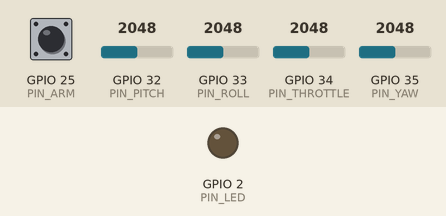
Simulated run of this sketch. Board: ESP32. Shown: output pins drawn as LEDs (lit = HIGH). The inputs (shaded band) are chosen by the test bench; at power-on: GPIO 25 (PIN_ARM) HIGH, GPIO 32 (PIN_PITCH) = 2048, GPIO 33 (PIN_ROLL) = 2048, GPIO 35 (PIN_YAW) = 2048, GPIO 34 (PIN_THROTTLE) = 2048 (analog values on the 0–4095 scale). What the sketch prints to the serial monitor is not drawn.

Above: at 1.7 s.
1.8 s: GPIO 25 (PIN_ARM) pulled LOW for 0.15 s
At 1.88 s:
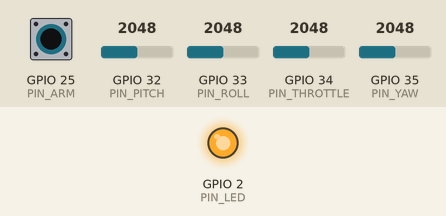
3.4 s: GPIO 32 (PIN_PITCH) set to 2161
5.5 s: GPIO 33 (PIN_ROLL) set to 2161
7.5 s: GPIO 35 (PIN_YAW) set to 2149
Timing chart, 0 to 10.5 s (numbered marks = the images above; inputs shaded):
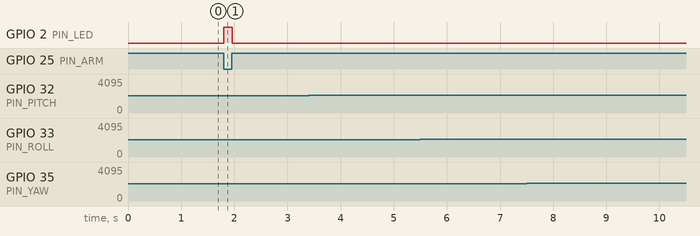

Measured:
- after the input at 1.8 s, GPIO 2 (PIN_LED): LOW → HIGH at once, → LOW 0.16 s later
- after the input at 3.4 s, every drawn part: stays the same
- after the input at 5.5 s, every drawn part: stays the same
- after the input at 7.5 s, every drawn part: stays the same

The sketch:

Transmitter.ino
```cpp
// ESP32 ESP-NOW transmitter for the drone.
// Two analog joysticks (Mode 2) + an arm switch.
//
//   Left stick:  Y = throttle, X = yaw
//   Right stick: Y = pitch,    X = roll
//   Arm switch:  GPIO -> GND when ON (internal pull-up)
//
// Sticks must be CENTRED (roll/pitch/yaw) at power-on: centres are calibrated then.
// Spring-centred joysticks make throttle awkward (it rests at half). A throttle
// stick with the centring spring removed, or a slide pot, is much better.

#include <WiFi.h>
#include <esp_now.h>
#include <esp_wifi.h>

// ---- must match Drone/src/config.h + radio.h ----
#define RADIO_WIFI_CHANNEL 1
#define RADIO_MAGIC        0xD5A1
struct __attribute__((packed)) RcPacket {
  uint16_t magic;
  uint16_t seq;
  int16_t  throttle;  // 0..1000
  int16_t  roll;      // -500..500
  int16_t  pitch;     // -500..500, + = stick forward
  int16_t  yaw;       // -500..500
  uint8_t  flags;     // bit0 = arm
};
#define RC_FLAG_ARM 0x01

// ---- pins (ADC1 only! ADC2 does not work with Wi-Fi) ----
#define PIN_THROTTLE 34
#define PIN_YAW      35
#define PIN_PITCH    32
#define PIN_ROLL     33
#define PIN_ARM      25
#define PIN_LED      2

// Flip any axis that moves the wrong way.
#define INVERT_THROTTLE false
#define INVERT_YAW      false
#define INVERT_PITCH    false
#define INVERT_ROLL     false

// Throttle raw ADC range — print raw values ('r' on serial) and adjust.
#define THR_RAW_MIN 200
#define THR_RAW_MAX 3900

#define SEND_HZ 50

// Replace with the drone's MAC (printed at its boot) to stop talking to
// every ESP-NOW device nearby. Broadcast is fine for first tests.
uint8_t peerMac[6] = {0xFF, 0xFF, 0xFF, 0xFF, 0xFF, 0xFF};

int centreYaw, centrePitch, centreRoll;
uint16_t seq = 0;
bool printRaw = false;

int readAvg(int pin) {
  long sum = 0;
  for (int i = 0; i < 4; i++) sum += analogRead(pin);
  return sum / 4;
}

int16_t axis(int pin, int centre, bool invert) {
  int v = readAvg(pin) - centre;
  int span = v >= 0 ? (4095 - centre) : centre;
  if (span < 1) span = 1;
  long out = (long)v * 500 / span;
  out = constrain(out, -500, 500);
  return invert ? -out : out;
}

void setup() {
  Serial.begin(115200);
  pinMode(PIN_ARM, INPUT_PULLUP);
  pinMode(PIN_LED, OUTPUT);
  analogReadResolution(12);
  delay(300);

  long y = 0, p = 0, r = 0;
  for (int i = 0; i < 50; i++) {
    y += analogRead(PIN_YAW); p += analogRead(PIN_PITCH); r += analogRead(PIN_ROLL);
    delay(5);
  }
  centreYaw = y / 50; centrePitch = p / 50; centreRoll = r / 50;
  Serial.printf("Centres: yaw %d pitch %d roll %d\n", centreYaw, centrePitch, centreRoll);

  WiFi.mode(WIFI_STA);
  WiFi.disconnect();
  esp_wifi_set_channel(RADIO_WIFI_CHANNEL, WIFI_SECOND_CHAN_NONE);
  if (esp_now_init() != ESP_OK) {
    Serial.println("esp_now_init failed");
    for (;;) delay(1000);
  }
  esp_now_peer_info_t peer = {};
  memcpy(peer.peer_addr, peerMac, 6);
  peer.channel = 0;  // use current channel
  peer.encrypt = false;
  peer.ifidx = WIFI_IF_STA;
  if (esp_now_add_peer(&peer) != ESP_OK) Serial.println("add_peer failed");

  Serial.printf("TX ready, MAC %s. Send 'r' to toggle raw ADC print.\n",
                WiFi.macAddress().c_str());
  if (digitalRead(PIN_ARM) == LOW)
    Serial.println("WARNING: arm switch is ON — the drone will refuse until you cycle it.");
}

void loop() {
  static uint32_t lastSend = 0, lastPrint = 0;
  uint32_t now = millis();

  if (Serial.available() && Serial.read() == 'r') printRaw = !printRaw;

  if (now - lastSend >= 1000 / SEND_HZ) {
    lastSend = now;
    RcPacket pkt;
    pkt.magic = RADIO_MAGIC;
    pkt.seq = seq++;

    int thrRaw = readAvg(PIN_THROTTLE);
    long thr = (long)(thrRaw - THR_RAW_MIN) * 1000 / (THR_RAW_MAX - THR_RAW_MIN);
    thr = constrain(thr, 0, 1000);
    if (INVERT_THROTTLE) thr = 1000 - thr;
    pkt.throttle = thr;

    pkt.yaw   = axis(PIN_YAW,   centreYaw,   INVERT_YAW);
    pkt.pitch = axis(PIN_PITCH, centrePitch, INVERT_PITCH);
    pkt.roll  = axis(PIN_ROLL,  centreRoll,  INVERT_ROLL);
    bool arm = digitalRead(PIN_ARM) == LOW;
    pkt.flags = arm ? RC_FLAG_ARM : 0;

    esp_now_send(peerMac, (uint8_t *)&pkt, sizeof(pkt));
    digitalWrite(PIN_LED, arm ? HIGH : LOW);

    if (now - lastPrint >= 200) {
      lastPrint = now;
      if (printRaw)
        Serial.printf("raw thr %d yaw %d pitch %d roll %d\n", thrRaw,
                      analogRead(PIN_YAW), analogRead(PIN_PITCH), analogRead(PIN_ROLL));
      else
        Serial.printf("thr %4d yaw %4d pitch %4d roll %4d arm %d\n",
                      pkt.throttle, pkt.yaw, pkt.pitch, pkt.roll, arm);
    }
  }
}
```
